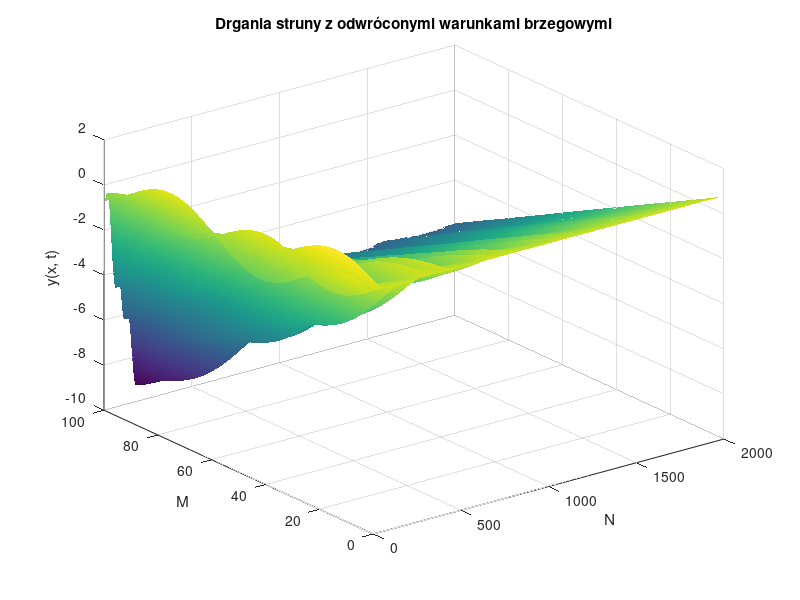
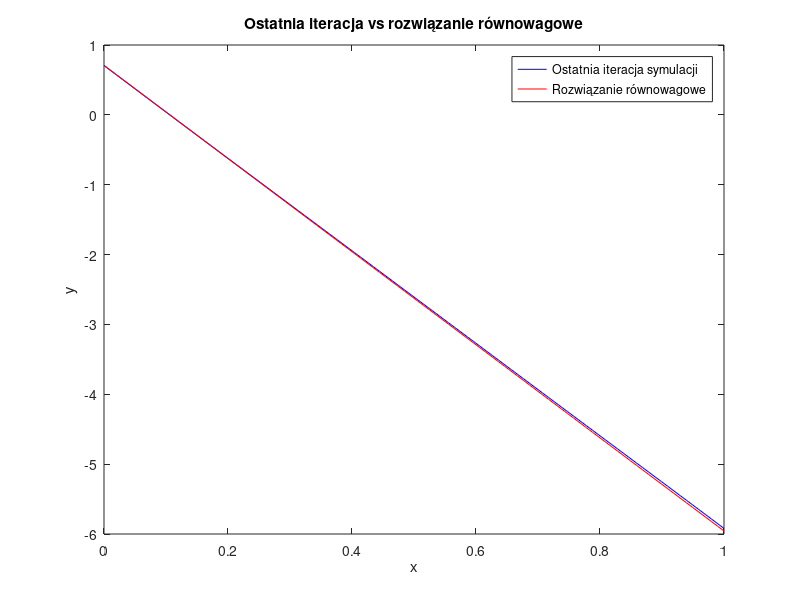

Write MATLAB code to recreate these figures, in order.
mu=0.01; tau=100; b=0.5; beta=b/2/mu; L=1; M=100; N=2000; x=linspace(0,L,M)';
v=sqrt(tau/mu); dx=x(2)-x(1); dt=dx/v; p=(v*dt/dx)^2;
q=1+beta*dt;
u=1-beta*dt;
s=sin(3*pi*x+pi/4);
g=x-x.^2; 
h=zeros(1,N)- 3*pi*sqrt(2)/2;
r=zeros(1,N) + sqrt(2)/2; 

f(:,1)=s;
f(1,2)=r(2);
f(2:M-1,2)=p/2*(f(3:M,1)-2*f(2:M-1,1)+ f(1:M-2,1))+f(2:M-1,1)+u*dt*g(2:M-1);
f(M,2)=p*(f(M-1,1)- f(M,1)+dx*h(1)) + f(M,1) +u*dt*g(1);

for n=2:N-1
    f(1,n+1)=r(n+1);
    f(2:M-1,n+1)=p/q*(f(3:M,n)-2*f(2:M-1,n)+f(1:M-2,n))+2/q*f(2:M-1,n)-u/q*f(2:M-1,n-1);
    f(M,n+1)=2*p/q*(f(M-1,n)-f(M,n)+dx*h(n))+2/q*f(M,n)-u/q*f(M,n-1);
end

surf(1:N, 1:M, f)
shading interp;
xlabel('N'); ylabel('M'); zlabel('y(x, t)');
title('Drgania struny z odwróconymi warunkami brzegowymi');

y_eq = -3*pi*sqrt(2)/2*x + sqrt(2)/2;

figure;
plot(x, f(:, end), 'b-', 'DisplayName', 'Ostatnia iteracja symulacji');
hold on;
plot(x, y_eq, 'r-', 'DisplayName', 'Rozwiązanie równowagowe');
xlabel('x'); ylabel('y');
legend show;
title('Ostatnia iteracja vs rozwiązanie równowagowe');
